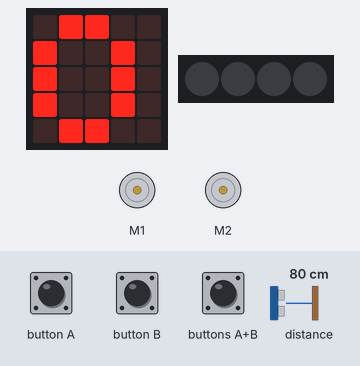
A program run on a simulated BBC micro:bit (MakeCode). On the bench: 2 × DC motor (green arrow = forward, orange = backward, longer = faster), the board's 5×5 LED display, 4 RGB LEDs in strip order, left to right. Inputs (shaded band) come from the test bench; at power-on: distance to the obstacle 80 cm. Dim RGB values are drawn brighter than linear.

Above: at 1.9 s.
2.0 s: buttons A+B pressed for 0.15 s
At 3.3 s:
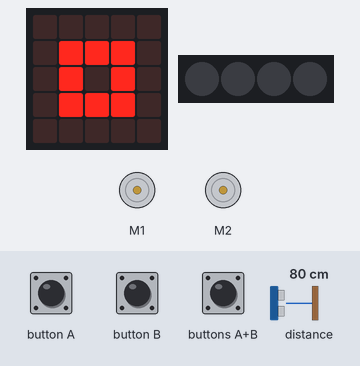
3.6 s: button A pressed for 0.15 s
At 4.7 s:
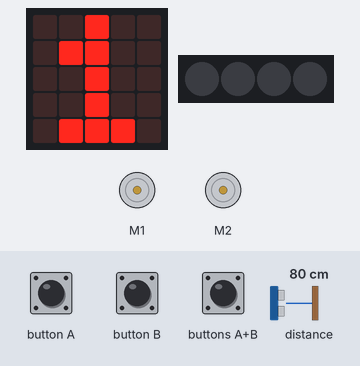
5.2 s: button B pressed for 0.15 s
At 5.9 s:
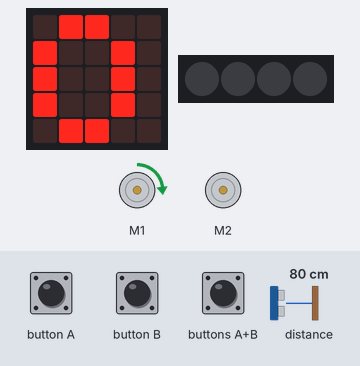
6.8 s: distance to the obstacle set to 7 cm
8.3 s: distance to the obstacle set to 4 cm
At 9.5 s:
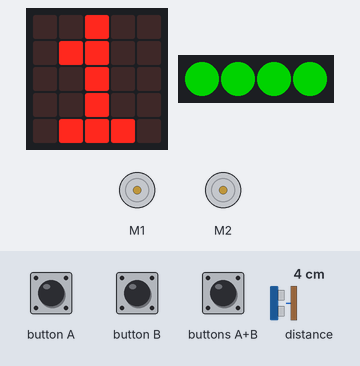
11.1 s: buttons A+B pressed for 1 s
At 12.8 s:
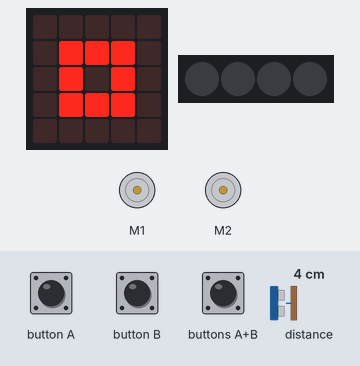
Timing chart, 0 to 14.3 s (numbered marks = the images above; inputs shaded):
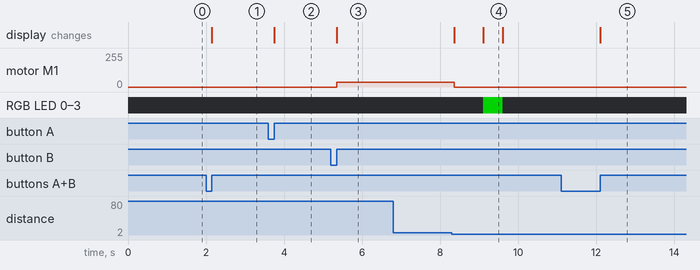

Measured:
- the behaviour switches between 6 and 5 cm on distance to the obstacle (found by bisection; images 3 and 4)
- after the input at 2.0 s, the display: changes after 0.15 s (image 1)
- after the input at 3.6 s, the display: changes after 0.15 s (image 2)
- after the input at 5.2 s, motor M1: stopped → forward 36/255 after 0.15 s; the display: changes after 0.15 s (image 3)
- after the input at 6.8 s, every drawn part: stays the same
- after the input at 8.3 s, motor M1: forward 36/255 → stopped after 0.06 s; RGB LED 0–3: off → RGB(0, 127, 0) after 0.81 s, → off 0.50 s later; the display: first changes after 0.06 s (image 4 shows a later state)
- after the input at 11.1 s, the display: changes after 1.0 s (image 5)
- what the display in image 4 shows lasts 0.5 s, from 9.1 s to 9.6 s

The program:

main.ts
```typescript
input.onButtonPressed(Button.AB, function () {
    stop_servos()
    basic.showIcon(IconNames.SmallSquare)
})
input.onButtonPressed(Button.A, function () {
    REQUESTED_FLOOR += 1
    if (REQUESTED_FLOOR >= 3) {
        REQUESTED_FLOOR = 0
    }
    basic.showNumber(REQUESTED_FLOOR)
})
function stop_servos () {
    SERVO_IS_TURNING = false
    DIRECTION = 0
    wuKong.stopMotor(wuKong.MotorList.M1)
    wuKong.stopMotor(wuKong.MotorList.M2)
}
input.onButtonPressed(Button.B, function () {
    if (REQUESTED_FLOOR > CURRENT_FLOOR) {
        DIRECTION = 1
        SERVO_IS_TURNING = true
        wuKong.setMotorSpeed(wuKong.MotorList.M1, SERVO_SPEED)
        basic.showNumber(CURRENT_FLOOR)
    } else if (REQUESTED_FLOOR < CURRENT_FLOOR) {
        DIRECTION = 2
        SERVO_IS_TURNING = true
        wuKong.setMotorSpeed(wuKong.MotorList.M1, 0 - SERVO_SPEED)
        basic.showNumber(CURRENT_FLOOR)
    }
})
let BETWEEN_FLOORS = false
let SENSOR_DISTANCE = 0
let DIRECTION = 0
let SERVO_IS_TURNING = false
let REQUESTED_FLOOR = 0
let CURRENT_FLOOR = 0
let SERVO_SPEED = 0
SERVO_SPEED = 14
let led_strip = neopixel.create(DigitalPin.P16, 4, NeoPixelMode.RGB)
led_strip.showColor(neopixel.colors(NeoPixelColors.Black))
stop_servos()
basic.showNumber(CURRENT_FLOOR)
basic.forever(function () {
    SENSOR_DISTANCE = grove.measureInCentimeters(DigitalPin.P8)
    if (SERVO_IS_TURNING) {
        if (SENSOR_DISTANCE >= 30) {
            if (!(BETWEEN_FLOORS)) {
                BETWEEN_FLOORS = true
                // is needed to give the time to really switch to next area
                basic.pause(200)
            }
        } else if (SENSOR_DISTANCE <= 5) {
            if (BETWEEN_FLOORS) {
                BETWEEN_FLOORS = false
                if (DIRECTION == 1) {
                    CURRENT_FLOOR += 1
                } else if (DIRECTION == 2) {
                    CURRENT_FLOOR += -1
                }
                // Showing microbit leds delays reactions
                if (CURRENT_FLOOR == REQUESTED_FLOOR) {
                    stop_servos()
                }
                basic.showNumber(CURRENT_FLOOR)
                if (CURRENT_FLOOR == REQUESTED_FLOOR) {
                    led_strip.showColor(neopixel.colors(NeoPixelColors.Green))
                    basic.pause(500)
                    led_strip.showColor(neopixel.colors(NeoPixelColors.Black))
                }
            }
        }
    }
    basic.pause(200)
})
```

test.ts
```typescript
// οι δοκιμές πηγαίνουν εδώ, δεν θα γίνει εκτέλεση όταν αυτό το πακέτο χρησιμοποιηθεί ως επέκταση.
```
